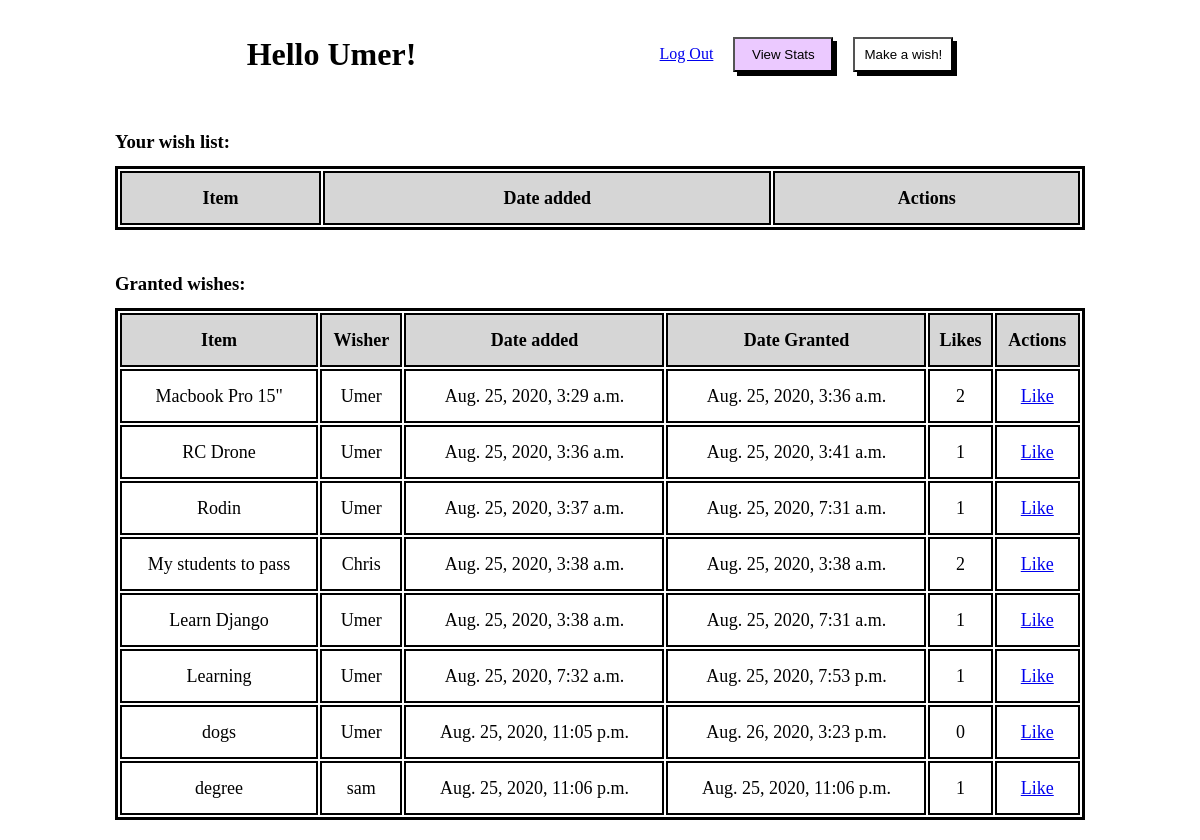
Screenshot of /wishes (signed in) with the database file from the repository.
### wish_app/models.py (models this page shows)
class User(models.Model):
    first_name = models.CharField(max_length=255)
    last_name = models.CharField(max_length=255)
    email = models.CharField(max_length=255)
    password = models.CharField(max_length=255)
    wish_liked = models.ManyToManyField('Wish', related_name="users_who_liked")
    created_at = models.DateTimeField(auto_now_add=True)
    updated_at = models.DateTimeField(auto_now=True)
    objects = UserManager()

class Wish(models.Model):
    item = models.CharField(max_length=255)
    describe = models.CharField(max_length=255)
    uploaded_by = models.ForeignKey(
        'User', related_name="wishes_uploaded", on_delete=models.CASCADE)
    is_granted = models.BooleanField(default=False)
    created_at = models.DateTimeField(auto_now_add=True)
    updated_at = models.DateTimeField(auto_now=True)
    objects = WishManager()

### wish_app/views.py (the view)
# urls.py: path('wishes', views.wishes),
def wishes(request):
    if 'user_id' not in request.session:
        return redirect('/')
    user = User.objects.get(id=request.session['user_id'])
    context = {
        'user': user,
        'all_wishes': Wish.objects.all(),
        'my_ungranted_wishes': Wish.objects.filter(is_granted=False).filter(uploaded_by=user),
        'all_granted_wishes': Wish.objects.filter(is_granted=True)
    }
    return render(request, 'wishes.html', context)

### wish_app/templates/wishes.html (shortened to what this page needs)
<!DOCTYPE html>
<html lang="en">
<head>
    {% load static %}
    <link rel="stylesheet" href="{% static 'css/style_wishes.css' %}">
</head>
<body>
    <div id="container">
        <header>
            <h1>Hello {{ user.first_name }}! </h1>
            <div>
                <a href="/logout">Log Out</a>
                <form action="/wishes/view_states" method="post">
                    <button id="headerButton1" type="submit">View Stats</button>
                </form>
                <form action="/wishes/new" method="post">
                    <a href="/wishes"><button id="headerButton2" type="submit">Make a wish!</button></a>
                </form>
            </div>
        </header>
        <div id="wishTable">
            <h3>Your wish list:</h3>
            <table>
                <thead>
                    <tr>
                        <th>Item</th>
                        <th>Date added</th>
                        <th>Actions</th>
                    </tr>
                </thead>
            </table>
        </div>
        <div id="grantedTable">
            <h3>Granted wishes:</h3>
            <table>
                <thead>
                    <tr>
                        <th>Item</th>
                        <th>Wisher</th>
                        <th>Date added</th>
                        <th>Date Granted</th>
                        <th>Likes</th>
                        <th>Actions</th>
                    </tr>
                </thead>
                <tbody>
                    {% for granted in all_granted_wishes %}
                    <tr>
                        <td>{{ granted.item }}</td>
                        <td>{{ granted.uploaded_by.first_name}}</td>
                        <td>{{ granted.created_at }}</td>
                        <td>{{ granted.updated_at}}</td>
                        <td>{{ granted.users_who_liked.all | length}}</td>
                        <td><a href="/wishes/{{ granted.id }}/like">Like</a></td>
                    </tr>
                    {% endfor %}
                </tbody>
            </table>
        </div>
    </div>
</body>
</html>

### wish_app/static/css/style_wishes.css (style rules this page uses)
* { margin:0 auto; }
#container { padding: 20px; line-height:3em; width: 970px; }
header { display: flex; justify-content: space-between; padding: 10px; }
header > div { display: flex; }
#headerButton2 { width: 100px; height: 35px; background-color: white; box-shadow: 4px 4px black; margin-left: 20px; }
#headerButton1 { width: 100px; height: 35px; background-color: #ebc9ff; box-shadow: 4px 4px black; margin-left: 20px; }
table { width:100%; text-align: center; border:3px solid black; }
th { background-color: #d6d6d6; border:2px solid black; font-size: 18px; }
td { border:2px solid black; font-size: 18px; }
#wishTable { margin-top:30px; }
#grantedTable { margin-top:30px; }

### rows the page displays
User: first_name "Umer"
Wish: item "Macbook Pro 15\"", uploaded_by.first_name "Umer", created_at "Aug. 25, 2020, 3:29 a.m.", updated_at "Aug. 25, 2020, 3:36 a.m.", users_who_liked.all|length "2"
Wish: item "RC Drone", uploaded_by.first_name "Umer", created_at "Aug. 25, 2020, 3:36 a.m.", updated_at "Aug. 25, 2020, 3:41 a.m.", users_who_liked.all|length "1"
Wish: item "Rodin", uploaded_by.first_name "Umer", created_at "Aug. 25, 2020, 3:37 a.m.", updated_at "Aug. 25, 2020, 7:31 a.m.", users_who_liked.all|length "1"
Wish: item "My students to pass", uploaded_by.first_name "Chris", created_at "Aug. 25, 2020, 3:38 a.m.", updated_at "Aug. 25, 2020, 3:38 a.m.", users_who_liked.all|length "2"
Wish: item "Learn Django", uploaded_by.first_name "Umer", created_at "Aug. 25, 2020, 3:38 a.m.", updated_at "Aug. 25, 2020, 7:31 a.m.", users_who_liked.all|length "1"
Wish: item "Learning", uploaded_by.first_name "Umer", created_at "Aug. 25, 2020, 7:32 a.m.", updated_at "Aug. 25, 2020, 7:53 p.m.", users_who_liked.all|length "1"
Wish: item "dogs", uploaded_by.first_name "Umer", created_at "Aug. 25, 2020, 11:05 p.m.", updated_at "Aug. 26, 2020, 3:23 p.m.", users_who_liked.all|length "0"
Wish: item "degree", uploaded_by.first_name "sam", created_at "Aug. 25, 2020, 11:06 p.m.", updated_at "Aug. 25, 2020, 11:06 p.m.", users_who_liked.all|length "1"
